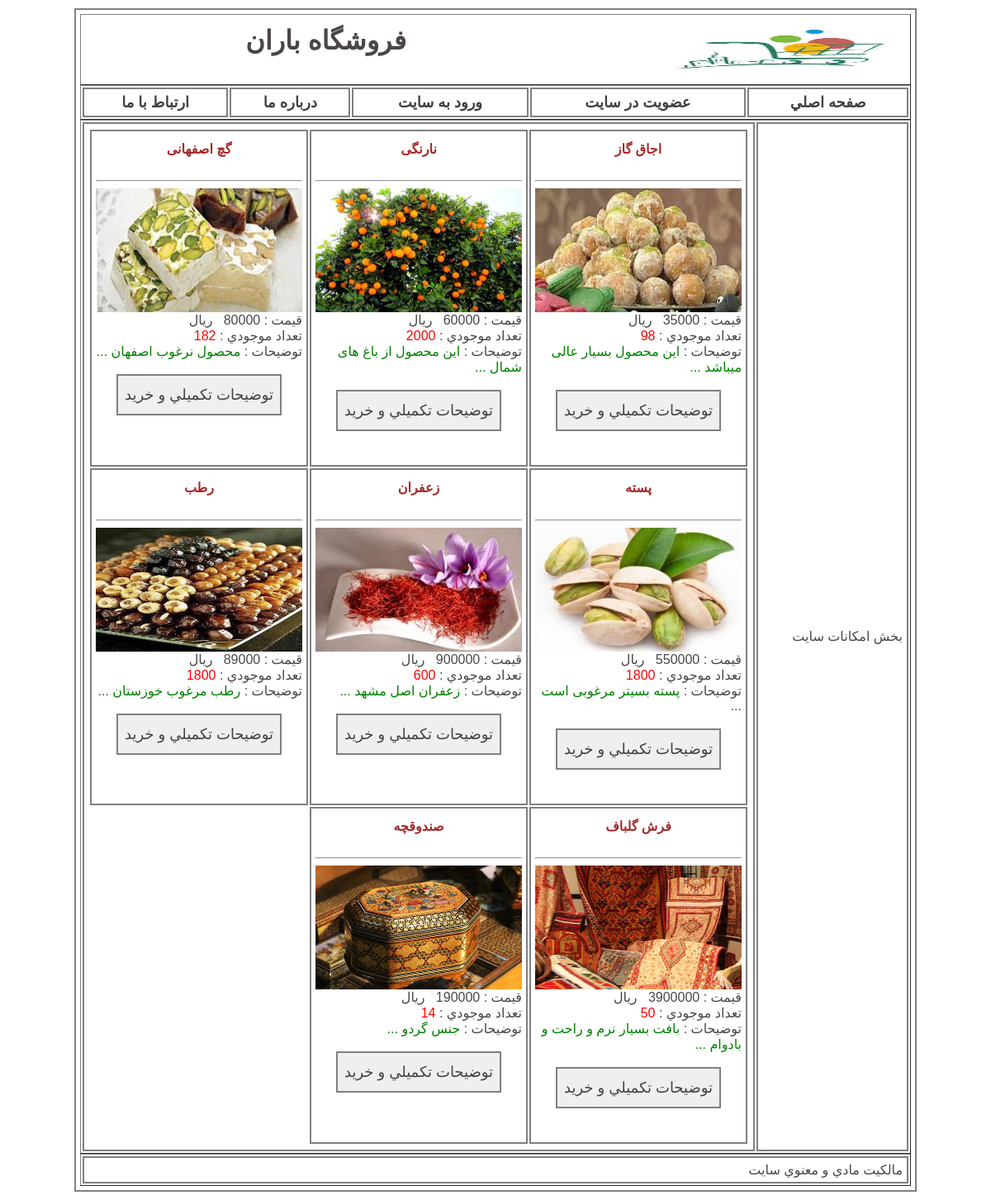
The page / on the database its author committed.
### tables this page shows
CREATE TABLE `products` (
  `pro_code` int(10) NOT NULL,
  `pro_name` varchar(200) NOT NULL,
  `pro_qty` int(10) NOT NULL,
  `pro_price` float NOT NULL,
  `pro_image` varchar(80) NOT NULL,
  `pro_detail` text NOT NULL
);

### index.php (the view, shortened to what this page needs)
<?php
include ("includes/header.php");
$link = mysqli_connect("localhost", "root", "", "shop_db");
$query = "SELECT * FROM products ";
$result = mysqli_query($link, $query);
?>
 <table style="width: 100% ;border:1px;"  >
  <tr>
  <?php
$counter = 0;
while ($row = mysqli_fetch_array($result)) {
    $counter++;
?>
	<td style="vertical-align: top;width: 33%;" >
       <h4 style="color: brown;text-align:center;padding:7px"><?php echo ($row['pro_name']) ?></h4>
       <hr style="color:grey;display:block">
 <a href="product_detail.php?id=<?php echo ($row['pro_code']) ?>" style="text-decoration: none;">
       <img src="images/products/<?php echo ($row['pro_image']) ?>" width="250px" height="150px" />
  </a>
       <br/>
    قيمت  : <?php echo ($row['pro_price']) ?> &nbsp; ريال
    <br/>
    تعداد موجودي  : <span style="color:red;"><?php echo ($row['pro_qty']) ?></span>
    <br/>
     توضيحات  : <span style="color:green;"> <?php echo (substr($row['pro_detail'],0,240)) ?> ...</span>
     <br/><br/>
     <div style="display:block;text-align:center">
     <button style='background-color:success;border:2px solid grey;width:80%;height:50px'>
   <a href="product_detail.php?id=<?php echo ($row['pro_code']) ?>" style="text-decoration: none;">توضيحات تكميلي و خريد</a></b>
</button>
</div>
    <br/><br/>
    </td>
<?php
    if ($counter % 3 == 0)
        echo ("</tr><tr>");
}
if ($counter % 3 != 0)
    echo ("</tr>");
?>
</table>
<?php
include ("includes/footer.php");
?>

### includes/header.php (shortened to what this page needs)
<html>
<head>
<link rel="stylesheet" href="style.css">
</head>
<body>
<table dir="rtl"  style="font-family: tahoma;font-size: 13pt;width: 1024px;margin-left: auto;margin-right: auto;"   >
    <tr>
        <td>
            <table style="width: 100%;"  border="1"  >
                <tr>
	               <td style="border:none !important">
                   <img width="300px" height="70px" src="images/logo.jpg" >
                   </td>
                   <td style="border:none !important">
                   <h1>فروشگاه باران</h1>
                   </td>
                </tr>
            </table>
            <table style="width: 100%;"  border="1"  >
                <tr style="text-align: center;">
                    <td><a href="index.php" class="set_style_link" >صفحه اصلي</a></td>
                    <td><a href="register.php"  class="set_style_link" >عضويت در سايت</a></td>
                    <?php
                        if (isset($_SESSION["state_login"]) && $_SESSION["state_login"]===true)
                         {
                    ?>
                    <td><a href="logout.php"  class="set_style_link" >خروج از سایت <?php echo(" ({$_SESSION["realname"]}) ") ?></a></td>
                    <?php
                         }
                        else
                         {
                    ?>
                    <td><a href="login.php"  class="set_style_link" >ورود به سايت</a></td>
                    <?php
                         }
                    ?>
                    <td><a href="#"  class="set_style_link" >درباره ما</a></td>
                    <td><a href="contact.php"  class="set_style_link" >ارتباط با ما</a></td>
                </tr>
            </table>
<table style="width: 100%;"  border="1"  >
                <tr>
                    <td style="width: 25%;">بخش امكانات سايت</td>
                    <td style="width: 75%;">

### includes/footer.php
</td>
                </tr>
            </table>
            <table style="width: 100%;"  border="1"  >
                <tr>
                	<td>مالكيت مادي و معنوي سايت</td>
                </tr>
            </table>
        </td>
    </tr>
</table>
</body>
</html>

### style.css (style rules this page uses)
td { padding: 5px; color: rgb(75, 70, 70); border:solid grey 2px !important; font-family: Impact, Haettenschweiler, 'Arial Narrow Bold', sans-serif !important; margin-right: 5px; }
* { font-family:sans-serif !important; }
a { color: rgb(66, 65, 62); font-size: large; }

### rows shown on the page
products: pro_name "اجاق گاز", pro_image (picture), pro_qty "98", pro_detail "این محصول بسیار عالی میباشد"
products: pro_name "نارنگی", pro_image (picture), pro_qty "2000", pro_detail "این محصول از باغ های شمال"
products: pro_name "گچ اصفهانی", pro_image (picture), pro_qty "182", pro_detail "محصول نرغوب اصفهان"
products: pro_name "پسته", pro_image (picture), pro_qty "1800", pro_detail "پسته بسیتر مرغوبی است"
products: pro_name "زعفران", pro_image (picture), pro_qty "600", pro_detail "زعفران اصل مشهد"
products: pro_name "رطب", pro_image (picture), pro_qty "1800", pro_detail "رطب مرغوب خوزستان"
products: pro_name "فرش گلباف", pro_image (picture), pro_qty "50", pro_detail "بافت بسیار نرم و راحت و بادوام"
products: pro_name "صندوقچه", pro_image (picture), pro_qty "14", pro_detail "جنس گردو"
